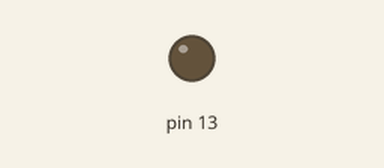
Simulated run of this sketch. Board: Arduino Uno, built with avr-gcc and run on an emulated ATmega328P. Parts: output pins drawn as LEDs (lit = HIGH). What the sketch prints to the serial monitor is not drawn.

Above: at 1.5 s.
Timing chart, 0 to 7.2 s (numbered marks = the images above):
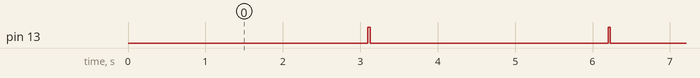

Measured:
- by itself, pin 13: alternates HIGH for 0.08 s and LOW for 3.1 s

The sketch:

IF_ELSE_NESTED_FOR_BLINK.ino
```cpp
#define INTERVAL 3000
#define INTERVAL2 6000
unsigned long current_time_taken;
unsigned long current_time_taken_1;
unsigned long prev_time_taken=0;
unsigned long prev_time_taken_2=0;

void setup() {
 // put your setup code here, to run once:
 Serial.begin(9600);
 pinMode(13,OUTPUT);
}

void loop()
{


Serial.println("--PROGRAM START--");

for(int j=1;j<=5;j++){
Serial.println("----OUTER LOOP");
current_time_taken_1 = millis();
Serial.println(current_time_taken_1);
 for(int i=1;i<=j;i++)
 { current_time_taken = millis();

   Serial.println(current_time_taken);
   Serial.println(prev_time_taken);
   Serial.println(current_time_taken - prev_time_taken);
   Serial.println(INTERVAL);

   Serial.println("--------INNER FOR LOOP");
    if(current_time_taken - prev_time_taken >= INTERVAL){
    digitalWrite(13, HIGH);
   Serial.println("---------------IF CONDITION");
    prev_time_taken = millis();
    }
    else {
   digitalWrite(13, LOW);
   Serial.println("----------------ELSE CONDITION");

   }
 }
if(current_time_taken_1 - prev_time_taken_2 >= INTERVAL2){
  digitalWrite(13,LOW);
  prev_time_taken_2 = millis();
  Serial.println("----------------WHILE CONDITION");
  }
else{
  digitalWrite(13,LOW);
  }
}
}
```
